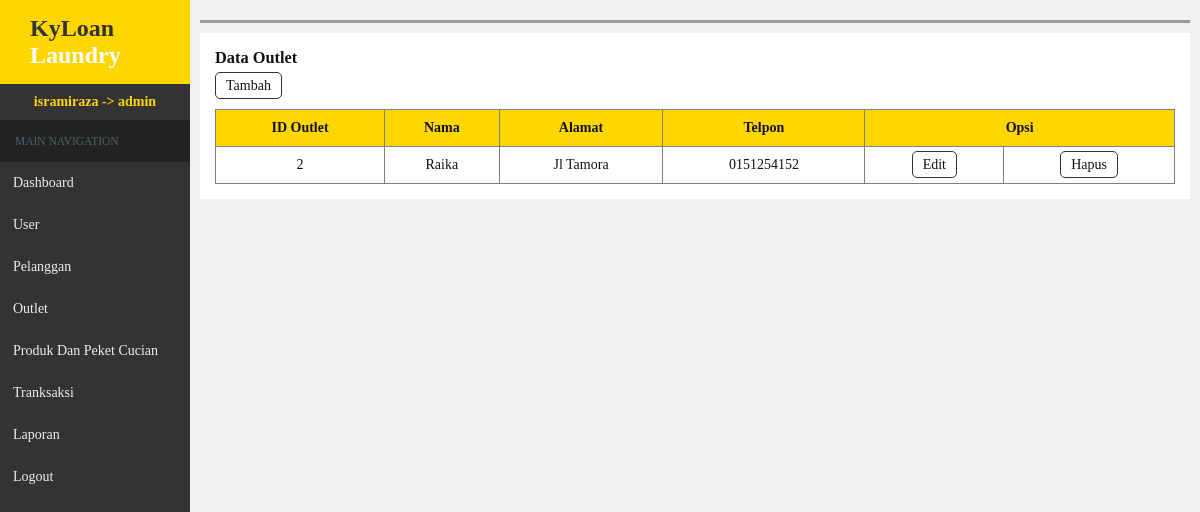
The app's page /admin/index.php?hal=outlet (signed in) with its own data.
### tables this page shows
CREATE TABLE `outlet` (
  `id_outlet` int(5) NOT NULL,
  `nama` varchar(25) NOT NULL,
  `alamat` varchar(50) NOT NULL,
  `telp` varchar(13) NOT NULL
);

### admin/outlet.php (the view)
<section class="content">
<h3>Data Outlet</h3>
<a class="btn add" href="index.php?hal=outlet&aksi=input">Tambah</a>
	<table width="100%" border="1">
		<tr>
			<th>ID Outlet</th>
			<th>Nama</th>
			<th>Alamat</th>
			<th>Telpon</th>
			<th colspan="2">Opsi</th>
		</tr>
			<?php
			$q = $kdb->query("SELECT * FROM outlet");
			while($row = $q->fetch_assoc()){
			?>
		<tr align="center">
			<td><?php echo $row['id_outlet'];?></td>
			<td><?php echo $row['nama'];?></td>
			<td><?php echo $row['alamat'];?></td>
			<td><?php echo $row['telp'];?></td>
			<td><a class="btn edit" href="index.php?hal=outlet&aksi=edit&id=<?php echo $row['id_outlet'];?>">Edit</a></td>
			<td><a class="btn delete" onclick="return confirm('Yakin untuk menghapus ?')" href="index.php?hal=outlet&aksi=delete&id=<?php echo $row['id_outlet'];?>">Hapus</a></td>
		<?php }?>
		</tr>
	</table>
</section>

### admin/css/style.css (style rules this page uses)
* { margin:0;padding:0;box-sizing:border-box;list-style-type:none; text-decoration:none;color:#111; }
body { background-color:#f1f1f1; font-family:trebuchet MS; height:100%; }
.content { background-color: white;padding:15px;width:100%;overflow-x: auto; }
.content h3 { margin-bottom:10px; }
.btn { border:1px solid #333;border-radius:5px;padding:5px 10px;cursor:pointer; }
table { border-collapse:collapse;margin-top:15px; }
th, td { padding:10px 4px; }
th { background-color:gold; }

### records on screen
outlet: id_outlet "2", nama "Raika", alamat "Jl Tamora", telp "0151254152"

### other values on screen
$_SESSION['nama1'] "isramiraza"
$_SESSION['level1'] "admin"
